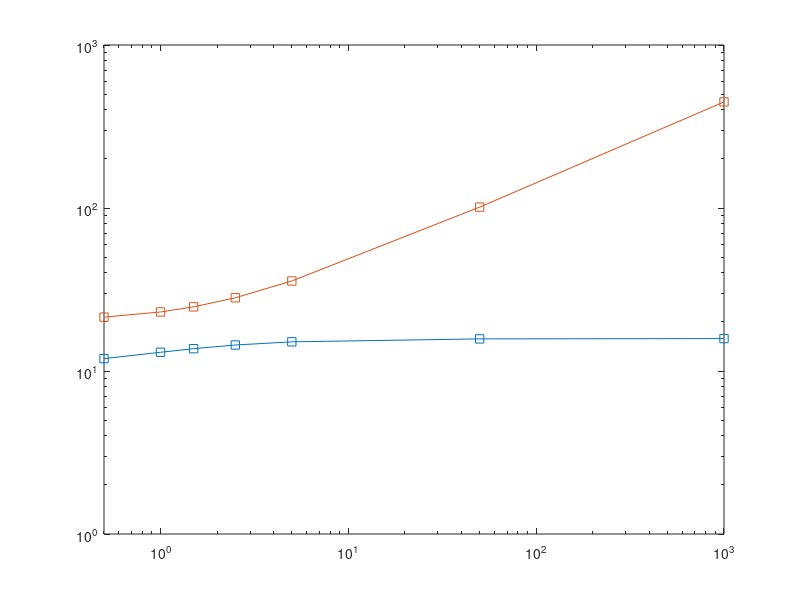

This chart was generated by the following MATLAB code: (Note: this script raises an error after producing the figure.)
%% TASK 3: EVOLUTION OF NATURAL FREQUENCIES WITH kCOUPLING:
k1 = 3947.84;
a = [0, .5, 1, 1.5, 2.5, 5, 50, 1000]';
k = a*k1;

freqs = [
9.999998E+00, 2.000000E+01;
1.191159E+01, 2.140359E+01;
1.302775E+01, 2.302775E+01;
1.370649E+01, 2.474130E+01;
1.443788E+01, 2.813445E+01;
1.509916E+01, 3.566532E+01;
1.574009E+01, 1.012534E+02;
1.580783E+01, 4.474930E+02
];

figure(1)
fs = 12;
loglog(a, freqs(:,:), '-s')
% set(gca, 'YScale', 'log')
% set(gca, 'XScale', 'log')
xlim([.5,1000])
legend({'$f_1$', '$f_2$'}, Interpreter="latex", FontSize=fs)
xlabel('$k_{coupling}/k_1$', Interpreter='latex', FontSize=fs)
ylabel('Modal Frequency (Hz)', Interpreter='latex', FontSize=fs)


%% Analytical f1
k1 = 3947.84;
k2 = 15791.36;
M1 = 1;
cycles_kinfinity_eig1 = 1/(2*pi) * sqrt((k1+k2)/2*M1)




